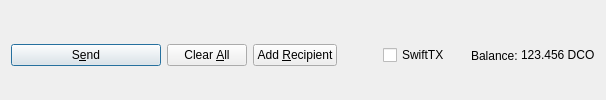
         <widget class="QFrame" name="frame_Send">
          <layout class="QHBoxLayout" name="horizontalLayout">
           <property name="bottomMargin">
            <number>0</number>
           </property>
           <item>
            <widget class="QPushButton" name="sendButton">
             <property name="minimumSize">
              <size>
               <width>150</width>
               <height>0</height>
              </size>
             </property>
             <property name="toolTip">
              <string>Confirm the send action</string>
             </property>
             <property name="text">
              <string>S&amp;end</string>
             </property>
             <property name="icon">
              <iconset resource="../dcoins.qrc">
               <normaloff>:/icons/send</normaloff>:/icons/send</iconset>
             </property>
             <property name="autoDefault">
              <bool>false</bool>
             </property>
             <property name="default">
              <bool>true</bool>
             </property>
            </widget>
           </item>
           <item>
            <widget class="QPushButton" name="clearButton">
             <property name="sizePolicy">
              <sizepolicy hsizetype="Minimum" vsizetype="Fixed">
               <horstretch>0</horstretch>
               <verstretch>0</verstretch>
              </sizepolicy>
             </property>
             <property name="toolTip">
              <string>Clear all fields of the form.</string>
             </property>
             <property name="text">
              <string>Clear &amp;All</string>
             </property>
             <property name="icon">
              <iconset resource="../dcoins.qrc">
               <normaloff>:/icons/remove</normaloff>:/icons/remove</iconset>
             </property>
             <property name="autoDefault">
              <bool>false</bool>
             </property>
            </widget>
           </item>
           <item>
            <widget class="QPushButton" name="addButton">
             <property name="toolTip">
              <string>Send to multiple recipients at once</string>
             </property>
             <property name="text">
              <string>Add &amp;Recipient</string>
             </property>
             <property name="icon">
              <iconset resource="../dcoins.qrc">
               <normaloff>:/icons/add</normaloff>:/icons/add</iconset>
             </property>
             <property name="autoDefault">
              <bool>false</bool>
             </property>
            </widget>
           </item>
           <item>
            <spacer name="horizontalSpacer">
             <property name="orientation">
              <enum>Qt::Horizontal</enum>
             </property>
             <property name="sizeHint" stdset="0">
              <size>
               <width>40</width>
               <height>20</height>
              </size>
             </property>
            </spacer>
           </item>
           <item>
            <layout class="QHBoxLayout" name="horizontalLayout_2">
             <property name="spacing">
              <number>3</number>
             </property>
             <item>
              <widget class="QCheckBox" name="checkSwiftTX">
               <property name="enabled">
                <bool>true</bool>
               </property>
               <property name="minimumSize">
                <size>
                 <width>85</width>
                 <height>0</height>
                </size>
               </property>
               <property name="text">
                <string>SwiftTX</string>
               </property>
              </widget>
             </item>
             <item>
              <widget class="QLabel" name="label">
               <property name="text">
                <string>Balance:</string>
               </property>
              </widget>
             </item>
             <item>
              <widget class="QLabel" name="labelBalance">
               <property name="sizePolicy">
                <sizepolicy hsizetype="Preferred" vsizetype="Fixed">
                 <horstretch>0</horstretch>
                 <verstretch>0</verstretch>
                </sizepolicy>
               </property>
               <property name="cursor">
                <cursorShape>IBeamCursor</cursorShape>
               </property>
               <property name="text">
                <string notr="true">123.456 DCO</string>
               </property>
               <property name="textInteractionFlags">
                <set>Qt::LinksAccessibleByMouse|Qt::TextSelectableByKeyboard|Qt::TextSelectableByMouse</set>
               </property>
              </widget>
             </item>
            </layout>
           </item>
          </layout>
         </widget>
